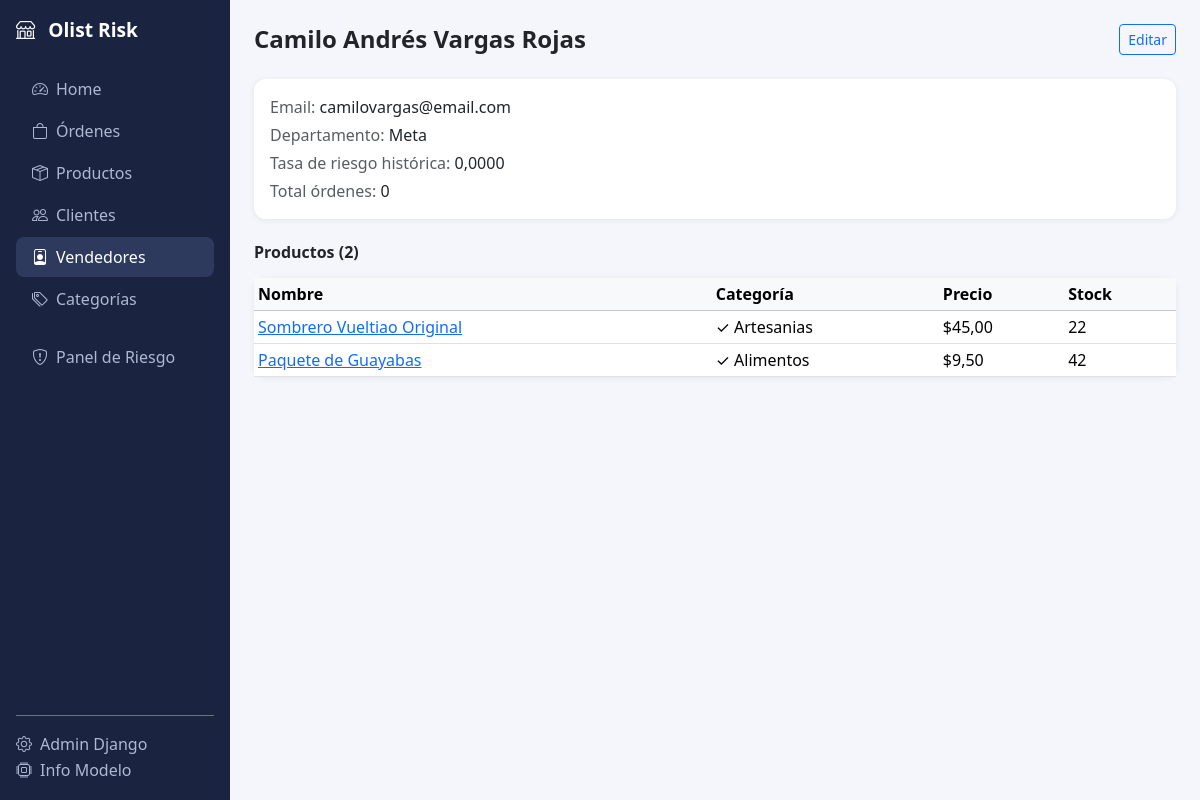
The app's page /vendedores/26/ with its own data.
### marketplace/models.py (models this page shows, shortened)
class Seller(models.Model):
    name                 = models.CharField(max_length=200, verbose_name="Nombre")
    email                = models.EmailField(unique=True)
    seller_state         = models.CharField(max_length=3, choices=ESTADOS_CO, blank=True, verbose_name="Departamento")
    phone                = models.CharField(max_length=20, blank=True)
    historic_risk_rate   = models.FloatField(default=0.0, help_text="Tasa histórica de riesgo del vendedor")
    total_orders_count   = models.PositiveIntegerField(default=0)
    is_new               = models.BooleanField(default=True)
    created_at           = models.DateTimeField(auto_now_add=True)
    class Meta:
        verbose_name        = "Vendedor"
        verbose_name_plural = "Vendedores"

class Product(models.Model):
    seller        = models.ForeignKey(Seller, on_delete=models.CASCADE, related_name="products", verbose_name="Vendedor")
    category      = models.ForeignKey(Category, on_delete=models.SET_NULL, null=True, blank=True, related_name="products", verbose_name="Categoría")
    name          = models.CharField(max_length=300, verbose_name="Nombre")
    description   = models.TextField(blank=True)
    price         = models.DecimalField(max_digits=12, decimal_places=2, verbose_name="Precio")
    freight_value = models.DecimalField(max_digits=10, decimal_places=2, default=0, verbose_name="Flete")
    stock         = models.PositiveIntegerField(default=0)
    created_at    = models.DateTimeField(auto_now_add=True)
    class Meta:
        verbose_name        = "Producto"
        verbose_name_plural = "Productos"

class Category(models.Model):
    name         = models.CharField(max_length=120, unique=True, verbose_name="Nombre")
    risk_rate    = models.FloatField(default=0.0, help_text="Tasa histórica de riesgo (0-1)")
    is_high_risk = models.BooleanField(default=False)
    updated_at   = models.DateTimeField(auto_now=True)
    class Meta:
        verbose_name        = "Categoría"
        verbose_name_plural = "Categorías"
        ordering            = ["name"]
    def __str__(self):
        flag = "⚠️" if self.is_high_risk else "✓"
        return f"{flag} {self.name}"

### marketplace/views.py (the view)
# urls.py: path("vendedores/<int:pk>/",          views.seller_detail,       name="seller_detail"),
def seller_detail(request, pk):
    seller   = get_object_or_404(Seller, pk=pk)
    products = seller.products.all()
    return render(request, "marketplace/seller_detail.html", {"seller": seller, "products": products})

### marketplace/templates/marketplace/seller_detail.html (shortened to what this page needs)
{% extends "marketplace/base.html" %}
{% block content %}
<div class="d-flex justify-content-between align-items-center mb-4">
  <h4 class="fw-bold mb-0">{{ seller.name }}</h4>
  <a href="{% url 'marketplace:seller_edit' seller.pk %}" class="btn btn-outline-primary btn-sm">Editar</a>
</div>
<div class="card p-3 mb-4">
  <p class="mb-1"><span class="text-muted">Email:</span> {{ seller.email }}</p>
  <p class="mb-1"><span class="text-muted">Departamento:</span> {{ seller.get_seller_state_display }}</p>
  <p class="mb-1"><span class="text-muted">Tasa de riesgo histórica:</span> {{ seller.historic_risk_rate|floatformat:4 }}</p>
  <p class="mb-0"><span class="text-muted">Total órdenes:</span> {{ seller.total_orders_count }}</p>
</div>
<h6 class="fw-bold mb-3">Productos ({{ products.count }})</h6>
<div class="card">
  <table class="table table-sm mb-0">
    <thead class="table-light"><tr><th>Nombre</th><th>Categoría</th><th>Precio</th><th>Stock</th></tr></thead>
    <tbody>
      {% for p in products %}
      <tr>
        <td><a href="{% url 'marketplace:product_detail' p.pk %}">{{ p.name }}</a></td>
        <td>{{ p.category|default:"—" }}</td>
        <td>${{ p.price }}</td>
        <td>{{ p.stock }}</td>
      </tr>
      {% empty %}
      <tr><td colspan="4" class="text-muted text-center">Sin productos.</td></tr>
      {% endfor %}
    </tbody>
  </table>
</div>
{% endblock %}

### marketplace/templates/marketplace/base.html (style rules this page uses)
body { background: #f4f6fb; }
.card { border: none; box-shadow: 0 1px 6px rgba(0,0,0,.07); border-radius: 12px; }

### records on screen
Seller: name "Camilo Andrés Vargas Rojas", email "camilovargas@email.com", seller_state "Meta", historic_risk_rate "0,0000", total_orders_count "0", count "2"
Product: name "Sombrero Vueltiao Original", category "✓ Artesanias", price "45,00", stock "22"
Product: name "Paquete de Guayabas", category "✓ Alimentos", price "9,50", stock "42"
